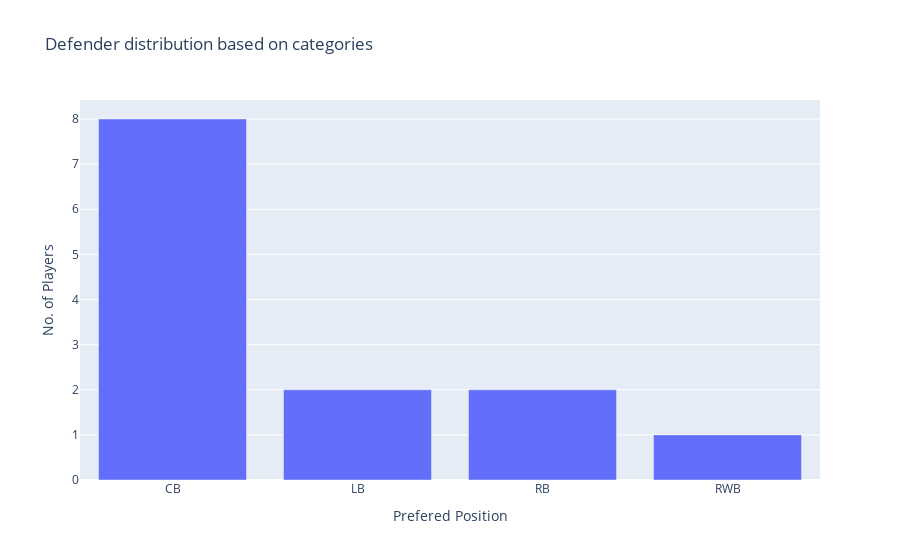

Notebook code cell kept with this figure:
### Code cell
# Defender distribution based on prefered position
fig = px.bar(arsenal_def.groupby(by=['prefered_posn']).count()['club_name'],
             x=arsenal_def.groupby(by=['prefered_posn']).count()['club_name'].index,
             y=arsenal_def.groupby(by=['prefered_posn']).count()['club_name'].values,
             labels={"x": "Prefered Position",  "y": "No. of Players"},
             title='Defender distribution based on categories')
fig.show()

### Figure 1 — Plotly figure (JSON) as saved in the notebook; plotly's stock layout.template omitted (floating-point values rounded to 4 significant figures)
{"data": [{"alignmentgroup": "True", "hovertemplate": "Prefered Position=%{x}<br>No. of Players=%{y}<extra></extra>", "legendgroup": "", "marker": {"color": "#636efa", "pattern": {"shape": ""}}, "name": "", "offsetgroup": "", "orientation": "v", "showlegend": false, "textposition": "auto", "type": "bar", "x": ["CB", "LB", "RB", "RWB"], "xaxis": "x", "y": [8, 2, 2, 1], "yaxis": "y"}], "layout": {"barmode": "relative", "legend": {"tracegroupgap": 0}, "title": {"text": "Defender distribution based on categories"}, "xaxis": {"anchor": "y", "domain": [0, 1], "title": {"text": "Prefered Position"}}, "yaxis": {"anchor": "x", "domain": [0, 1], "title": {"text": "No. of Players"}}}}
